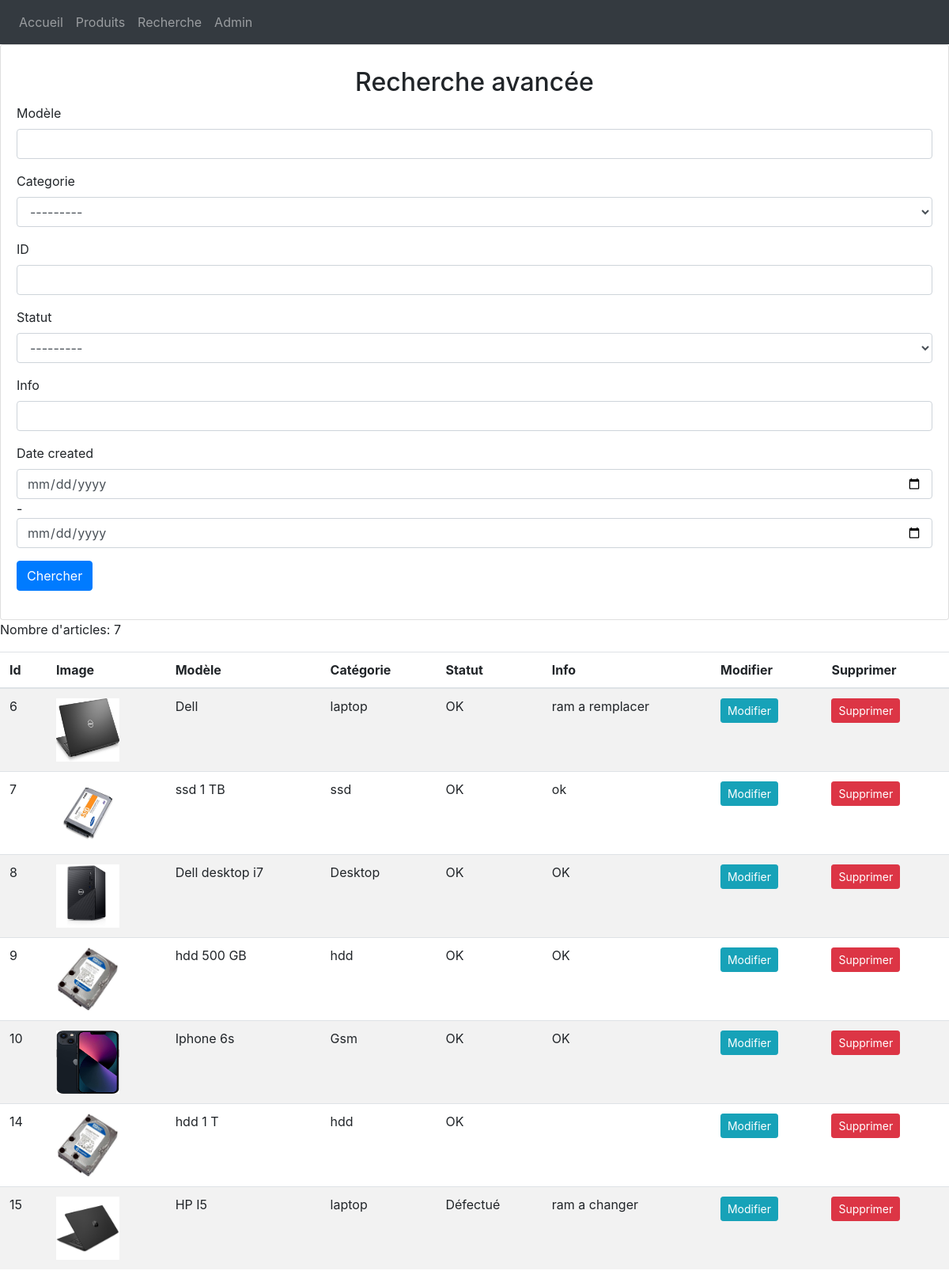
The app's page /search/ with its own data.
### main/models.py (models this page shows, shortened)
class Categorie(models.Model):
	categorie = models.CharField("Catégorie",max_length=100)
	date_created = models.DateTimeField(auto_now_add=True, null=True)
	def __str__(self):
		return self.categorie

class Product(models.Model):
	model = models.CharField("Modèle",max_length=100)
	categorie = models.ForeignKey(Categorie, on_delete=models.CASCADE)
	date_created = models.DateTimeField(default=datetime.now, blank=True)
	image = models.ImageField("Ajouter une image",upload_to='image/% Y/% m/% d/', blank = True)
	STATUS =(
			('OK', 'OK'),
			('Défectueux', 'Défectueux'))
	status = models.CharField("statut",max_length=200, null=True, choices=STATUS)
	info = models.CharField("Info", max_length=500, blank=True)

### main/views.py (the view)
# urls.py: path('search/', views.search_list, name='search_list'),
def search_list(request):
    products = Product.objects.all()
    order_count = products.count()
    myFilter = ProductFilter(request.GET, queryset=products)
    products = myFilter.qs
    lenquest = len(products)
    context = {'products':products,'order_count':order_count,
    'myFilter':myFilter,'lenquest':lenquest,}
    return render(request, 'main/search.html', context)

### main/templates/main/search.html (shortened to what this page needs)
{% extends 'main/base.html' %}
{% load crispy_forms_tags %}
{% block content %}
              <div class="row">
              <div class="col">
                <div class="card card-body">
					<center><h2 class="mt-2 bigtitle">Recherche avancée</h2></center>
                  <form class="form-group" method="get">
                    {{myFilter.form|crispy}}
                    <button class="btn btn-primary" type="submit">Chercher</button>
                  </form>
                </div>
              </div>
            </div>
			<table width="40%" class="table table-striped">
				<thead>
					<tr>
						<th>Id</th>
						<th>Image</th>
						<th>Modèle</th>
						  <th >Catégorie</th>
						  <th>Statut</th>
						<th>Info</th>
						  <th>Modifier</th>
						  <th>Supprimer</th>
					</tr>
				</thead>
				<tbody>
			<p> Nombre d'articles: {{ lenquest }} </p>
                  {% for product in products %}
				  <tr>
					<td> {{ product.id}}</td>
					<td>
						<a href="{{ product.image.url }}"  target="_blank">
						  <img src="{{ product.image.url }}" alt="home" width="80" height="80" />
						</a>
					  </td>
                    <td>{{ product.model }}</td>
                    <td>{{ product.categorie }}</td>
                    <td>{{ product.status }}</td>
					<td>{{ product.info }}</td>
                    <td><a class="btn btn-sm btn-info" href="{% url 'update_product' product.id %}">Modifier</a></td>
                    <td><a class="btn btn-sm btn-danger" href="{% url 'delete_product' product.id %}">Supprimer</a></td>
                </tr>
                  {% endfor %}
                </tbody>
              </table>
{% endblock %}

### records on screen
Categorie: categorie "---------"
Product: id "6", image (picture), model "Dell", categorie "laptop", status "OK", info "ram a remplacer"
Product: id "7", image (picture), model "ssd 1 TB", categorie "ssd", status "OK", info "ok"
Product: id "8", image (picture), model "Dell desktop i7", categorie "Desktop", status "OK", info "OK"
Product: id "9", image (picture), model "hdd 500 GB", categorie "hdd", status "OK", info "OK"
Product: id "10", image (picture), model "Iphone 6s", categorie "Gsm", status "OK", info "OK"
Product: id "14", image (picture), model "hdd 1 T", categorie "hdd", status "OK"
Product: id "15", image (picture), model "HP I5", categorie "laptop", status "Défectué", info "ram a changer"

### other values on screen
{{ lenquest }} "7"
